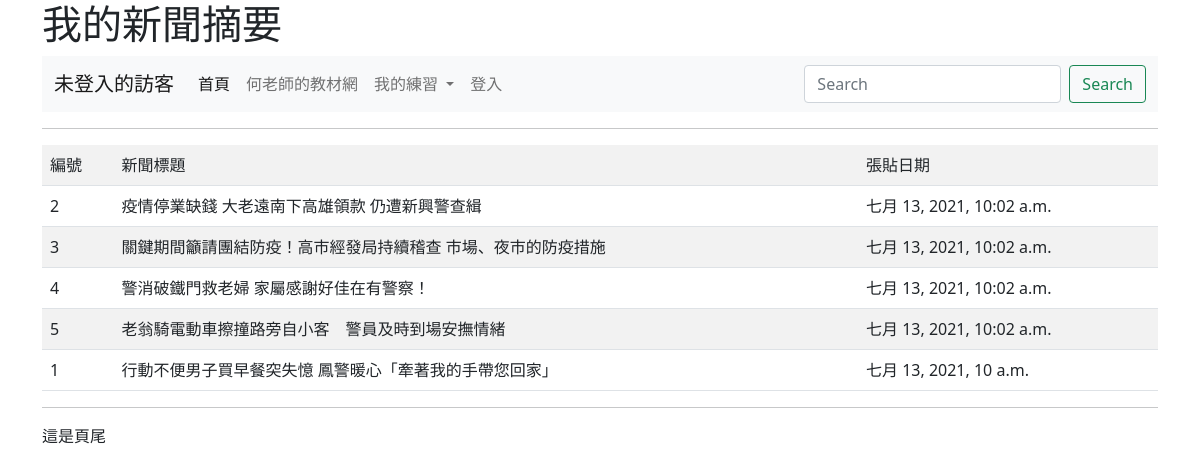
Page /news/ on the committed database.
### mysite/models.py (models this page shows, shortened)
class Post(models.Model):
    title = models.CharField(max_length=200)
    content = models.TextField()
    pub_date = models.DateTimeField(default=timezone.now)
    class Meta:
        ordering = ('-pub_date',)

### mysite/views.py (the view)
# urls.py: path('news/', views.news),
def news(request):
	posts = Post.objects.all()
	return render(request, "news.html", locals())

### templates/news.html (shortened to what this page needs)
{% extends "base.html" %}
{% block main %}
	<table class="table table-striped">
		<tr>
			<td>編號</td>
			<td>新聞標題</td>
			<td>張貼日期</td>
		</tr>
	{% for post in posts %}
		<tr>
			<td>{{ post.id }}</td>
			{% if request.user.is_authenticated %}
				<td><a href="/show/{{ post.id }}">{{ post.title }}</a></td>
			{% else %}
				<td><a>{{ post.title }}</a></td>
			{%endif%}
			<td>{{ post.pub_date }}</td>
		</tr>
	{% endfor %}
	</table>
{% endblock %}

### rows in the picture
Post: id "2", title "疫情停業缺錢 大老遠南下高雄領款 仍遭新興警查緝", pub_date "七月 13, 2021, 10:02 a.m."
Post: id "3", title "關鍵期間籲請團結防疫！高市經發局持續稽查 市場、夜市的防疫措施", pub_date "七月 13, 2021, 10:02 a.m."
Post: id "4", title "警消破鐵門救老婦 家屬感謝好佳在有警察！", pub_date "七月 13, 2021, 10:02 a.m."
Post: id "5", title "老翁騎電動車擦撞路旁自小客 警員及時到場安撫情緒", pub_date "七月 13, 2021, 10:02 a.m."
Post: id "1", title "行動不便男子買早餐突失憶 鳳警暖心「牽著我的手帶您回家」", pub_date "七月 13, 2021, 10 a.m."
